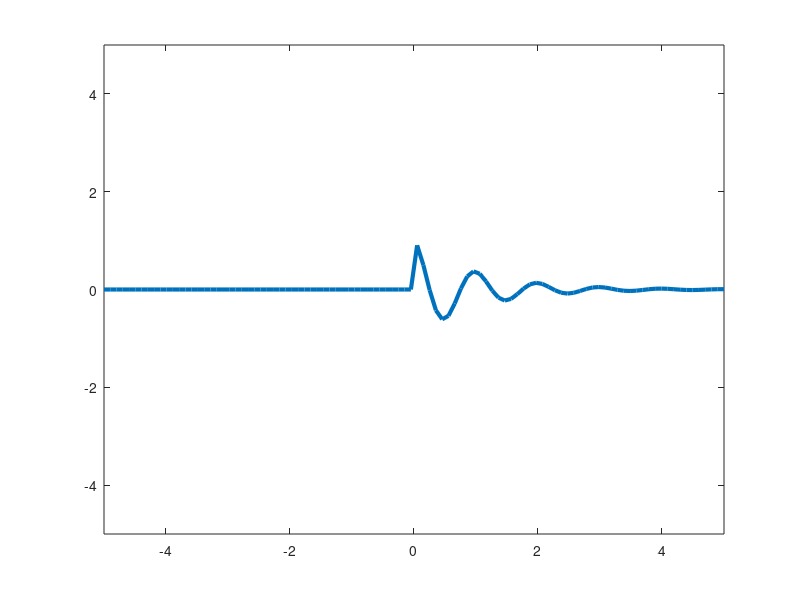

MATLAB code to generate this figure:
clear all 
u=@(t) t>0;
t=linspace(-5,5);
x=@(t) cos(2*pi*t).*u(t).*exp(-t);

figure 
plot(t,x(t),'Linewidth',3);
axis([-5 5 -5 5]);